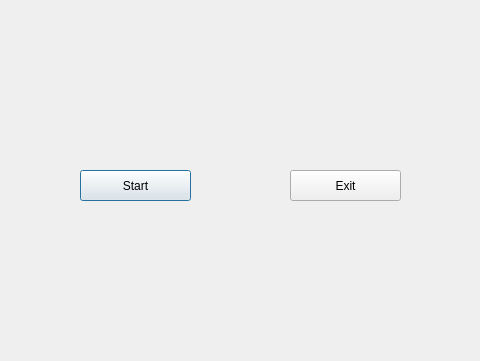
<?xml version="1.0" encoding="UTF-8"?>
<ui version="4.0">
 <class>Dialog</class>
 <widget class="QDialog" name="Dialog">
  <property name="geometry">
   <rect>
    <x>0</x>
    <y>0</y>
    <width>480</width>
    <height>361</height>
   </rect>
  </property>
  <property name="windowTitle">
   <string>Dialog</string>
  </property>
  <widget class="QLabel" name="label">
   <property name="geometry">
    <rect>
     <x>0</x>
     <y>0</y>
     <width>481</width>
     <height>361</height>
    </rect>
   </property>
   <property name="text">
    <string/>
   </property>
   <property name="pixmap">
    <pixmap resource="bg.qrc">:/bg/bg</pixmap>
   </property>
  </widget>
  <widget class="QPushButton" name="pushButton">
   <property name="geometry">
    <rect>
     <x>80</x>
     <y>170</y>
     <width>111</width>
     <height>31</height>
    </rect>
   </property>
   <property name="text">
    <string>Start</string>
   </property>
  </widget>
  <widget class="QPushButton" name="pushButton_2">
   <property name="geometry">
    <rect>
     <x>290</x>
     <y>170</y>
     <width>111</width>
     <height>31</height>
    </rect>
   </property>
   <property name="text">
    <string>Exit</string>
   </property>
  </widget>
 </widget>
 <resources>
  <include location="bg.qrc"/>
 </resources>
 <connections/>
</ui>
